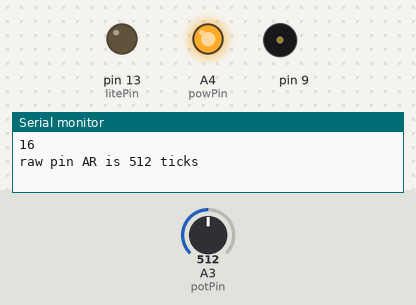
Recording of a sketch running on a simulated Arduino Uno, built with avr-gcc and run on an emulated ATmega328P. On the bench: output pins drawn as LEDs (lit = HIGH), buzzer (waves = sounding), the last lines printed to the serial monitor. Inputs (shaded band) come from the test bench; at power-on: A3 (potPin) = 512.

Above: at 1.7 s.
1.8 s: A3 (potPin) set to 33
At 2.02 s:
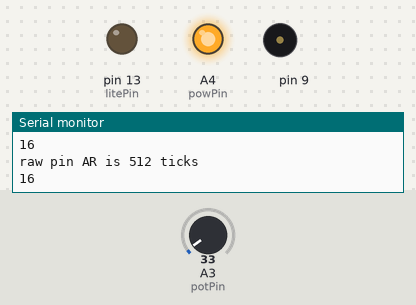
5.3 s: A3 (potPin) set to 28
At 5.8 s:
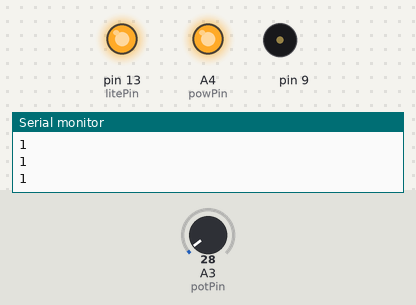
Timing chart, 0 to 8.3 s (numbered marks = the images above; inputs shaded):
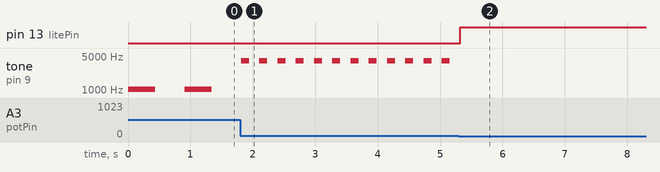

The sketch:

AnalInputMap2ToneA.ino
```cpp
/*
 input analog voltage, from pot or US, map to useful values, activate toner using beep
 rate and frequency to indicate distance (inversely); when target distance reached, stop tone and
 turn on a light; set adjacent analog pins (gnd, 5v, signal) to 0 and 5 v to power pot or US device
 use of delays slows loop markedly but not a problem here; later versions improve this a lot

 Uses: analogRead, device power from adjacent pins, tone, map, print w/ String concat,
 print with interval, constrain variable
 */

// preprocessor directives
#define potPin A3  // analog pin to read the potentiometer voltage, nearby can power device
#define gndPin A2  // 14 Uno, 54 Mega
#define powPin A4
#define litePin 13  // digital pin lights LED when target distance reached

   // used only in loop, so could be local vars instead; defined here for clarity
int ARval;    //  variable reads the raw value from the analog pin
int beepDura;    // duration of tone() on and off in mSec
int toneFreq;   // frequency of tone() in hz

void setup()
{
  pinMode(potPin, INPUT);   // put pot ends to 5v and grnd, variable voltage to potPin
  pinMode(gndPin,OUTPUT);
  pinMode(powPin,OUTPUT);
  pinMode(litePin,OUTPUT);
  digitalWrite(powPin,HIGH);
  digitalWrite(gndPin,LOW);
  digitalWrite(litePin,LOW);  // init LED to off

  Serial.begin(9600);   // need for printout of values
}

void loop()
{
    static byte counter = 20;   // static sets this once, for sane printout rate

  ARval = analogRead(potPin);   // reads input volts from the potentiometer/US device
  // 0-5000 mv. input translates to 0 to 1023 ticks, .205 ticks/mV,
  // US device V output linearly proportional to distance ~150 mv/ft
  // thus 1 ft ~= 150 * .205 = 31 ticks; and 20 ft = 3000 mV * .205 = 615 ticks
  // we'll use these values to set rate and freq. of a beeping tone
  // we want fastest rate to be 4 beeps/sec, i.e. on/off duration each 125 msec;
  // we want slowest rate to be 1 beep/ sec, i.e. on/off duration each 500 msec;
  // slowest freq 400 hz, fastest 4000 hz; so we map tick range to those 2 ranges

  // map uses integers, but does not constrain to a range ...
  beepDura = map(ARval,31,615,125,500); // positive slope so closer --> smaller intervals
  toneFreq = map(ARval,31,615,4000,400); // negative slope so closer --> higher freq
  // so we constrain here
  beepDura = constrain(beepDura,125,500);
  toneFreq = constrain(toneFreq,400,4000);

  if (ARval >= 31)  // > 1 ft range, we beep on pin 8
  {
    digitalWrite(litePin,LOW);  // LED is off until we get < 1 ft
    tone(9,toneFreq);  // on/off equal amounts, device on pin 8
    delay(beepDura);
    noTone(9);
    delay(beepDura);
  }
  else  // we're < 1 ft distance
  {
    noTone(9);
    // lite the lite
    digitalWrite(litePin,HIGH);
  }

  //
  //  // map fx I/O uses integers, so we could convert input value in ticks to distance in ft.
 int val = map(ARval, 31, 615, 1, 20);  // and print to Ser. Mon.
 Serial.println(val); // in ft.

  if(counter==20)   // print every 20 loops
    { String myValue = String(ARval,DEC);
      Serial.println(String ("raw pin AR is " + myValue + " ticks"));
      counter = 0;
    }
    counter++;

  delay(40);
}
```

Measured:
- the behaviour switches between 31 and 30 on A3 (potPin) (found by bisection; images 1 and 2)
- after the input at 1.8 s, tone on pin 9: alternates 3988 Hz for 0.13 s and silent for 0.17 s, starting at once
- after the input at 5.3 s, pin 13 (litePin): LOW → HIGH at once; tone on pin 9: stops changing and stays silent
- by itself, tone on pin 9: alternates 1035 Hz for 0.43 s and silent for 0.47 s
